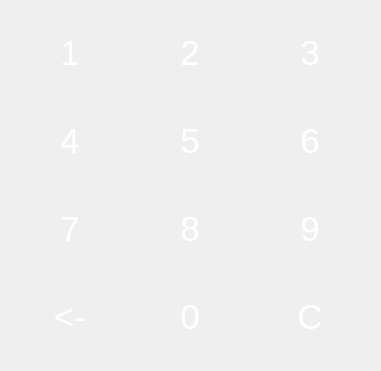
   <widget class="QWidget" name="layoutWidget">
    <property name="geometry">
     <rect>
      <x>940</x>
      <y>220</y>
      <width>381</width>
      <height>371</height>
     </rect>
    </property>
    <layout class="QGridLayout" name="gridLayout_2">
     <item row="2" column="0">
      <widget class="QPushButton" name="NUM7">
       <property name="minimumSize">
        <size>
         <width>110</width>
         <height>80</height>
        </size>
       </property>
       <property name="maximumSize">
        <size>
         <width>110</width>
         <height>80</height>
        </size>
       </property>
       <property name="font">
        <font>
         <family>Ubuntu</family>
         <pointsize>26</pointsize>
        </font>
       </property>
       <property name="cursor">
        <cursorShape>PointingHandCursor</cursorShape>
       </property>
       <property name="focusPolicy">
        <enum>Qt::NoFocus</enum>
       </property>
       <property name="styleSheet">
        <string notr="true">QPushButton{
	border-image: url(:/nappipainamaton.png);
	background-color: transparent;
	color: rgb(255, 255, 255);
	background: none;
	border: none;
	background-repeat: none;
	selection-color: rgb(0, 0, 0);
}
QPushButton:pressed{
	border-image: url(:/nappipainettu.png);
	background-color: transparent;
	color: rgb(255, 255, 255);
	background: none;
	border: none;
	background-repeat: none;
	selection-color: rgb(0, 0, 0);
}</string>
       </property>
       <property name="text">
        <string>7</string>
       </property>
      </widget>
     </item>
     <item row="2" column="2">
      <widget class="QPushButton" name="NUM9">
       <property name="minimumSize">
        <size>
         <width>110</width>
         <height>80</height>
        </size>
       </property>
       <property name="maximumSize">
        <size>
         <width>110</width>
         <height>80</height>
        </size>
       </property>
       <property name="font">
        <font>
         <family>Ubuntu</family>
         <pointsize>26</pointsize>
        </font>
       </property>
       <property name="cursor">
        <cursorShape>PointingHandCursor</cursorShape>
       </property>
       <property name="focusPolicy">
        <enum>Qt::NoFocus</enum>
       </property>
       <property name="styleSheet">
        <string notr="true">QPushButton{
	border-image: url(:/nappipainamaton.png);
	background-color: transparent;
	color: rgb(255, 255, 255);
	background: none;
	border: none;
	background-repeat: none;
	selection-color: rgb(0, 0, 0);
}
QPushButton:pressed{
	border-image: url(:/nappipainettu.png);
	background-color: transparent;
	color: rgb(255, 255, 255);
	background: none;
	border: none;
	background-repeat: none;
	selection-color: rgb(0, 0, 0);
}</string>
       </property>
       <property name="text">
        <string>9</string>
       </property>
      </widget>
     </item>
     <item row="2" column="1">
      <widget class="QPushButton" name="NUM8">
       <property name="minimumSize">
        <size>
         <width>110</width>
         <height>80</height>
        </size>
       </property>
       <property name="maximumSize">
        <size>
         <width>110</width>
         <height>80</height>
        </size>
       </property>
       <property name="font">
        <font>
         <family>Ubuntu</family>
         <pointsize>26</pointsize>
        </font>
       </property>
       <property name="cursor">
        <cursorShape>PointingHandCursor</cursorShape>
       </property>
       <property name="focusPolicy">
        <enum>Qt::NoFocus</enum>
       </property>
       <property name="styleSheet">
        <string notr="true">QPushButton{
	border-image: url(:/nappipainamaton.png);
	background-color: transparent;
	color: rgb(255, 255, 255);
	background: none;
	border: none;
	background-repeat: none;
	selection-color: rgb(0, 0, 0);
}
QPushButton:pressed{
	border-image: url(:/nappipainettu.png);
	background-color: transparent;
	color: rgb(255, 255, 255);
	background: none;
	border: none;
	background-repeat: none;
	selection-color: rgb(0, 0, 0);
}</string>
       </property>
       <property name="text">
        <string>8</string>
       </property>
      </widget>
     </item>
     <item row="0" column="2">
      <widget class="QPushButton" name="NUM3">
       <property name="minimumSize">
        <size>
         <width>110</width>
         <height>80</height>
        </size>
       </property>
       <property name="maximumSize">
        <size>
         <width>110</width>
         <height>80</height>
        </size>
       </property>
       <property name="font">
        <font>
         <family>Ubuntu</family>
         <pointsize>26</pointsize>
         <italic>false</italic>
         <bold>false</bold>
        </font>
       </property>
       <property name="cursor">
        <cursorShape>PointingHandCursor</cursorShape>
       </property>
       <property name="focusPolicy">
        <enum>Qt::NoFocus</enum>
       </property>
       <property name="styleSheet">
        <string notr="true">QPushButton{
	border-image: url(:/nappipainamaton.png);
	background-color: transparent;
	color: rgb(255, 255, 255);
	background: none;
	border: none;
	background-repeat: none;
	selection-color: rgb(0, 0, 0);
}
QPushButton:pressed{
	border-image: url(:/nappipainettu.png);
	background-color: transparent;
	color: rgb(255, 255, 255);
	background: none;
	border: none;
	background-repeat: none;
	selection-color: rgb(0, 0, 0);
}</string>
       </property>
       <property name="text">
        <string>3</string>
       </property>
      </widget>
     </item>
     <item row="0" column="1">
      <widget class="QPushButton" name="NUM2">
       <property name="minimumSize">
        <size>
         <width>110</width>
         <height>80</height>
        </size>
       </property>
       <property name="maximumSize">
        <size>
         <width>110</width>
         <height>80</height>
        </size>
       </property>
       <property name="font">
        <font>
         <family>Ubuntu</family>
         <pointsize>26</pointsize>
         <bold>false</bold>
        </font>
       </property>
       <property name="cursor">
        <cursorShape>PointingHandCursor</cursorShape>
       </property>
       <property name="focusPolicy">
        <enum>Qt::NoFocus</enum>
       </property>
       <property name="styleSheet">
        <string notr="true">QPushButton{
	border-image: url(:/nappipainamaton.png);
	background-color: transparent;
	color: rgb(255, 255, 255);
	background: none;
	border: none;
	background-repeat: none;
	selection-color: rgb(0, 0, 0);
}
QPushButton:pressed{
	border-image: url(:/nappipainettu.png);
	background-color: transparent;
	color: rgb(255, 255, 255);
	background: none;
	border: none;
	background-repeat: none;
	selection-color: rgb(0, 0, 0);
}</string>
       </property>
       <property name="text">
        <string>2</string>
       </property>
      </widget>
     </item>
     <item row="1" column="0">
      <widget class="QPushButton" name="NUM4">
       <property name="minimumSize">
        <size>
         <width>110</width>
         <height>80</height>
        </size>
       </property>
       <property name="maximumSize">
        <size>
         <width>110</width>
         <height>80</height>
        </size>
       </property>
       <property name="font">
        <font>
         <family>Ubuntu</family>
         <pointsize>26</pointsize>
        </font>
       </property>
       <property name="cursor">
        <cursorShape>PointingHandCursor</cursorShape>
       </property>
       <property name="focusPolicy">
        <enum>Qt::NoFocus</enum>
       </property>
       <property name="styleSheet">
        <string notr="true">QPushButton{
	border-image: url(:/nappipainamaton.png);
	background-color: transparent;
	color: rgb(255, 255, 255);
	background: none;
	border: none;
	background-repeat: none;
	selection-color: rgb(0, 0, 0);
}
QPushButton:pressed{
	border-image: url(:/nappipainettu.png);
	background-color: transparent;
	color: rgb(255, 255, 255);
	background: none;
	border: none;
	background-repeat: none;
	selection-color: rgb(0, 0, 0);
}</string>
       </property>
       <property name="text">
        <string>4</string>
       </property>
      </widget>
     </item>
     <item row="1" column="2">
      <widget class="QPushButton" name="NUM6">
       <property name="minimumSize">
        <size>
         <width>110</width>
         <height>80</height>
        </size>
       </property>
       <property name="maximumSize">
        <size>
         <width>110</width>
         <height>80</height>
        </size>
       </property>
       <property name="font">
        <font>
         <family>Ubuntu</family>
         <pointsize>26</pointsize>
        </font>
       </property>
       <property name="cursor">
        <cursorShape>PointingHandCursor</cursorShape>
       </property>
       <property name="focusPolicy">
        <enum>Qt::NoFocus</enum>
       </property>
       <property name="styleSheet">
        <string notr="true">QPushButton{
	border-image: url(:/nappipainamaton.png);
	background-color: transparent;
	color: rgb(255, 255, 255);
	background: none;
	border: none;
	background-repeat: none;
	selection-color: rgb(0, 0, 0);
}
QPushButton:pressed{
	border-image: url(:/nappipainettu.png);
	background-color: transparent;
	color: rgb(255, 255, 255);
	background: none;
	border: none;
	background-repeat: none;
	selection-color: rgb(0, 0, 0);
}</string>
       </property>
       <property name="text">
        <string>6</string>
       </property>
      </widget>
     </item>
     <item row="0" column="0">
      <widget class="QPushButton" name="NUM1">
       <property name="minimumSize">
        <size>
         <width>110</width>
         <height>80</height>
        </size>
       </property>
       <property name="maximumSize">
        <size>
         <width>110</width>
         <height>80</height>
        </size>
       </property>
       <property name="font">
        <font>
         <family>Ubuntu</family>
         <pointsize>26</pointsize>
        </font>
       </property>
       <property name="cursor">
        <cursorShape>PointingHandCursor</cursorShape>
       </property>
       <property name="focusPolicy">
        <enum>Qt::NoFocus</enum>
       </property>
       <property name="styleSheet">
        <string notr="true">QPushButton{
	border-image: url(:/nappipainamaton.png);
	background-color: transparent;
	color: rgb(255, 255, 255);
	background: none;
	border: none;
	background-repeat: none;
	selection-color: rgb(0, 0, 0);
}
QPushButton:pressed{
	border-image: url(:/nappipainettu.png);
	background-color: transparent;
	color: rgb(255, 255, 255);
	background: none;
	border: none;
	background-repeat: none;
	selection-color: rgb(0, 0, 0);
}
</string>
       </property>
       <property name="text">
        <string>1</string>
       </property>
      </widget>
     </item>
     <item row="1" column="1">
      <widget class="QPushButton" name="NUM5">
       <property name="minimumSize">
        <size>
         <width>110</width>
         <height>80</height>
        </size>
       </property>
       <property name="maximumSize">
        <size>
         <width>110</width>
         <height>80</height>
        </size>
       </property>
       <property name="font">
        <font>
         <family>Ubuntu</family>
         <pointsize>26</pointsize>
        </font>
       </property>
       <property name="cursor">
        <cursorShape>PointingHandCursor</cursorShape>
       </property>
       <property name="focusPolicy">
        <enum>Qt::NoFocus</enum>
       </property>
       <property name="styleSheet">
        <string notr="true">QPushButton{
	border-image: url(:/nappipainamaton.png);
	background-color: transparent;
	color: rgb(255, 255, 255);
	background: none;
	border: none;
	background-repeat: none;
	selection-color: rgb(0, 0, 0);
}
QPushButton:pressed{
	border-image: url(:/nappipainettu.png);
	background-color: transparent;
	color: rgb(255, 255, 255);
	background: none;
	border: none;
	background-repeat: none;
	selection-color: rgb(0, 0, 0);
}</string>
       </property>
       <property name="text">
        <string>5</string>
       </property>
      </widget>
     </item>
     <item row="3" column="2">
      <widget class="QPushButton" name="tyhjennaNappi">
       <property name="minimumSize">
        <size>
         <width>110</width>
         <height>80</height>
        </size>
       </property>
       <property name="maximumSize">
        <size>
         <width>110</width>
         <height>80</height>
        </size>
       </property>
       <property name="font">
        <font>
         <family>Ubuntu</family>
         <pointsize>26</pointsize>
        </font>
       </property>
       <property name="cursor">
        <cursorShape>PointingHandCursor</cursorShape>
       </property>
       <property name="focusPolicy">
        <enum>Qt::NoFocus</enum>
       </property>
       <property name="styleSheet">
        <string notr="true">QPushButton{
	border-image: url(:/nappipainamaton.png);
	background-color: transparent;
	color: rgb(255, 255, 255);
	background: none;
	border: none;
	background-repeat: none;
	selection-color: rgb(0, 0, 0);
}
QPushButton:pressed{
	border-image: url(:/nappipainettu.png);
	background-color: transparent;
	color: rgb(255, 255, 255);
	background: none;
	border: none;
	background-repeat: none;
	selection-color: rgb(0, 0, 0);
}</string>
       </property>
       <property name="text">
        <string>C</string>
       </property>
      </widget>
     </item>
     <item row="3" column="1">
      <widget class="QPushButton" name="NUM0">
       <property name="minimumSize">
        <size>
         <width>110</width>
         <height>80</height>
        </size>
       </property>
       <property name="maximumSize">
        <size>
         <width>110</width>
         <height>80</height>
        </size>
       </property>
       <property name="font">
        <font>
         <family>Ubuntu</family>
         <pointsize>26</pointsize>
        </font>
       </property>
       <property name="cursor">
        <cursorShape>PointingHandCursor</cursorShape>
       </property>
       <property name="focusPolicy">
        <enum>Qt::NoFocus</enum>
       </property>
       <property name="styleSheet">
        <string notr="true">QPushButton{
	border-image: url(:/nappipainamaton.png);
	background-color: transparent;
	color: rgb(255, 255, 255);
	background: none;
	border: none;
	background-repeat: none;
	selection-color: rgb(0, 0, 0);
}
QPushButton:pressed{
	border-image: url(:/nappipainettu.png);
	background-color: transparent;
	color: rgb(255, 255, 255);
	background: none;
	border: none;
	background-repeat: none;
	selection-color: rgb(0, 0, 0);
}</string>
       </property>
       <property name="text">
        <string>0</string>
       </property>
      </widget>
     </item>
     <item row="3" column="0">
      <widget class="QPushButton" name="pyyhiNappi">
       <property name="minimumSize">
        <size>
         <width>110</width>
         <height>80</height>
        </size>
       </property>
       <property name="maximumSize">
        <size>
         <width>110</width>
         <height>80</height>
        </size>
       </property>
       <property name="font">
        <font>
         <family>Ubuntu</family>
         <pointsize>26</pointsize>
        </font>
       </property>
       <property name="cursor">
        <cursorShape>PointingHandCursor</cursorShape>
       </property>
       <property name="focusPolicy">
        <enum>Qt::NoFocus</enum>
       </property>
       <property name="styleSheet">
        <string notr="true">QPushButton{
	border-image: url(:/nappipainamaton.png);
	background-color: transparent;
	color: rgb(255, 255, 255);
	background: none;
	border: none;
	background-repeat: none;
	selection-color: rgb(0, 0, 0);
}
QPushButton:pressed{
	border-image: url(:/nappipainettu.png);
	background-color: transparent;
	color: rgb(255, 255, 255);
	background: none;
	border: none;
	background-repeat: none;
	selection-color: rgb(0, 0, 0);
}</string>
       </property>
       <property name="text">
        <string>&lt;-</string>
       </property>
      </widget>
     </item>
    </layout>
   </widget>
